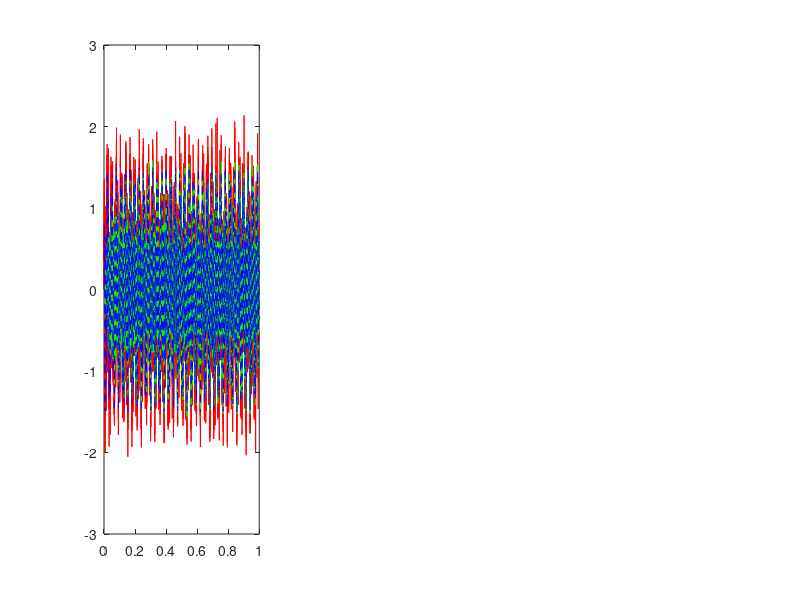

Write the MATLAB code that produced this figure. (Note: this script raises an error after producing the figure.)
clear;
close all;

% Parametry sygnału
fs = 8000;  % Częstotliwość próbkowania [Hz]
t = 1;      % Czas trwania [s]

% Częstotliwości i amplitudy harmonicznych
f1 = 34.2;  % Częstotliwość pierwszej harmonicznej [Hz]
A1 = -0.5;  % Amplituda pierwszej harmonicznej
f2 = 115.5; % Częstotliwość drugiej harmonicznej [Hz]
A2 = 1;     % Amplituda drugiej harmonicznej

% Tworzenie osi czasu
time = 0:1/fs:(t-1/fs);

% Generowanie sygnałów harmonicznych
harmonic1 = A1 * sin(2 * pi * f1 * time);
harmonic2 = A2 * sin(2 * pi * f2 * time);
SNR = [10, 20, 40];
dref = harmonic1 + harmonic2;
for k = 1:3
    d = awgn( dref, SNR(k), 'measured'); % WE: sygnał odniesienia dla sygnału x
    x = [ d(1) d(1:end-1) ]; % WE: sygnał filtrowany, teraz opóźniony d
    M = 100; % długość filtru
    mi = 0.00025;% współczynnik szybkości adaptacji

    %% Zwiększenie M - większy szum
    %% Zmniejszenie M - przesunięcie o fazę

    %% Zwiększenie mi - większy szum
    %% Zmniejszenie mi - zmniejszenie amplitudy

    y = []; e = []; % sygnały wyjściowe z filtra
    bx = zeros(M,1); % bufor na próbki wejściowe x
    h = zeros(M,1); % początkowe (puste) wagi filtru

    for n = 1 : length(x)
        bx = [ x(n); bx(1:M-1) ]; % pobierz nową próbkę x[n] do bufora
        y(n) = h' * bx; % oblicz y[n] = sum( x .* bx) – filtr FIR
        e(n) = d(n) - y(n); % oblicz e[n]
        h = h + mi * e(n) * bx; % LMS
        %h = h + mi * e(n) * bx /(bx'*bx); % NLMS
    end
    %% liczenie SNR
    N = length(dref);
    Ps = sum(dref.^2) / N;
    Pn = sum((dref-y).^2) / N;
    output_snr = 10 * log10(Ps / Pn);

    subplot(1, 3, k)
    plot( time, d, "r",time, y, "g", time, dref, "b--")
    title("SNR = "+ output_snr + "dB")
    legend( "Zaszumiany sygnał","Odszumiony sygnał", "Referencyjny sygnał")
    xlim([0.54, 0.55])
    ylim([0.5, 2])
end